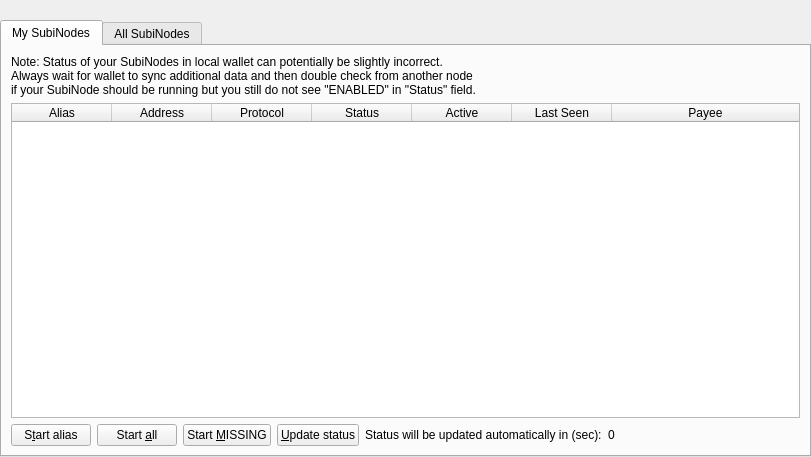
<?xml version="1.0" encoding="UTF-8"?>
<ui version="4.0">
 <class>SubiNode</class>
 <widget class="QWidget" name="SubiNode">
  <property name="geometry">
   <rect>
    <x>0</x>
    <y>0</y>
    <width>811</width>
    <height>457</height>
   </rect>
  </property>
  <property name="windowTitle">
   <string>Form</string>
  </property>
  <layout class="QVBoxLayout" name="topLayout">
   <property name="leftMargin">
    <number>0</number>
   </property>
   <property name="topMargin">
    <number>0</number>
   </property>
   <property name="rightMargin">
    <number>0</number>
   </property>
   <property name="bottomMargin">
    <number>0</number>
   </property>
   <item>
    <layout class="QVBoxLayout" name="verticalLayout">
     <property name="bottomMargin">
      <number>0</number>
     </property>
     <item>
      <spacer name="horizontalSpacer0">
       <property name="orientation">
        <enum>Qt::Horizontal</enum>
       </property>
       <property name="sizeHint" stdset="0">
        <size>
         <width>40</width>
         <height>20</height>
        </size>
       </property>
      </spacer>
     </item>
     <item>
      <widget class="QTabWidget" name="tabWidget">
       <property name="currentIndex">
        <number>0</number>
       </property>
       <widget class="QWidget" name="tabMySubinodes">
        <attribute name="title">
         <string>My SubiNodes</string>
        </attribute>
        <layout class="QGridLayout" name="gridLayout_2">
         <item row="0" column="0">
          <layout class="QVBoxLayout" name="verticalLayout_2">
           <property name="bottomMargin">
            <number>0</number>
           </property>
           <item>
            <layout class="QHBoxLayout" name="horizontalLayout_note">
             <property name="bottomMargin">
              <number>0</number>
             </property>
             <item>
              <widget class="QLabel" name="updateNote">
               <property name="text">
                <string>Note: Status of your SubiNodes in local wallet can potentially be slightly incorrect.&lt;br /&gt;Always wait for wallet to sync additional data and then double check from another node&lt;br /&gt;if your SubiNode should be running but you still do not see &quot;ENABLED&quot; in &quot;Status&quot; field.</string>
               </property>
              </widget>
             </item>
            </layout>
           </item>
           <item>
            <widget class="QTableWidget" name="tableWidgetMySubinodes">
             <property name="minimumSize">
              <size>
               <width>695</width>
               <height>0</height>
              </size>
             </property>
             <property name="editTriggers">
              <set>QAbstractItemView::NoEditTriggers</set>
             </property>
             <property name="alternatingRowColors">
              <bool>true</bool>
             </property>
             <property name="selectionMode">
              <enum>QAbstractItemView::SingleSelection</enum>
             </property>
             <property name="selectionBehavior">
              <enum>QAbstractItemView::SelectRows</enum>
             </property>
             <property name="sortingEnabled">
              <bool>true</bool>
             </property>
             <attribute name="horizontalHeaderStretchLastSection">
              <bool>true</bool>
             </attribute>
             <column>
              <property name="text">
               <string>Alias</string>
              </property>
             </column>
             <column>
              <property name="text">
               <string>Address</string>
              </property>
             </column>
             <column>
              <property name="text">
               <string>Protocol</string>
              </property>
             </column>
             <column>
              <property name="text">
               <string>Status</string>
              </property>
             </column>
             <column>
              <property name="text">
               <string>Active</string>
              </property>
             </column>
             <column>
              <property name="text">
               <string>Last Seen</string>
              </property>
             </column>
             <column>
              <property name="text">
               <string>Payee</string>
              </property>
             </column>
            </widget>
           </item>
           <item>
            <layout class="QHBoxLayout" name="horizontalLayout_5">
             <property name="bottomMargin">
              <number>0</number>
             </property>
             <item>
              <widget class="QPushButton" name="startButton">
               <property name="text">
                <string>S&amp;tart alias</string>
               </property>
              </widget>
             </item>
             <item>
              <widget class="QPushButton" name="startAllButton">
               <property name="text">
                <string>Start &amp;all</string>
               </property>
              </widget>
             </item>
             <item>
              <widget class="QPushButton" name="startMissingButton">
               <property name="text">
                <string>Start &amp;MISSING</string>
               </property>
              </widget>
             </item>
             <item>
              <widget class="QPushButton" name="UpdateButton">
               <property name="text">
                <string>&amp;Update status</string>
               </property>
              </widget>
             </item>
             <item>
              <widget class="QLabel" name="autoupdate_label">
               <property name="text">
                <string>Status will be updated automatically in (sec):</string>
               </property>
              </widget>
             </item>
             <item>
              <widget class="QLabel" name="secondsLabel">
               <property name="text">
                <string>0</string>
               </property>
              </widget>
             </item>
             <item>
              <spacer name="horizontalSpacer_5">
               <property name="orientation">
                <enum>Qt::Horizontal</enum>
               </property>
               <property name="sizeHint" stdset="0">
                <size>
                 <width>40</width>
                 <height>20</height>
                </size>
               </property>
              </spacer>
             </item>
            </layout>
           </item>
          </layout>
         </item>
        </layout>
       </widget>
       <widget class="QWidget" name="tabAllSubinodes">
        <attribute name="title">
         <string>All SubiNodes</string>
        </attribute>
        <layout class="QGridLayout" name="gridLayout">
         <item row="1" column="0">
          <widget class="QTableWidget" name="tableWidgetSubinodes">
           <property name="editTriggers">
            <set>QAbstractItemView::NoEditTriggers</set>
           </property>
           <property name="alternatingRowColors">
            <bool>true</bool>
           </property>
           <property name="selectionBehavior">
            <enum>QAbstractItemView::SelectRows</enum>
           </property>
           <property name="sortingEnabled">
            <bool>true</bool>
           </property>
           <attribute name="horizontalHeaderStretchLastSection">
            <bool>true</bool>
           </attribute>
           <column>
            <property name="text">
             <string>Address</string>
            </property>
           </column>
           <column>
            <property name="text">
             <string>Protocol</string>
            </property>
           </column>
           <column>
            <property name="text">
             <string>Status</string>
            </property>
           </column>
           <column>
            <property name="text">
             <string>Active</string>
            </property>
           </column>
           <column>
            <property name="text">
             <string>Last Seen</string>
            </property>
           </column>
           <column>
            <property name="text">
             <string>Payee</string>
            </property>
           </column>
          </widget>
         </item>
         <item row="0" column="0">
          <layout class="QHBoxLayout" name="horizontalLayout_3">
           <property name="bottomMargin">
            <number>0</number>
           </property>
           <item>
            <widget class="QLabel" name="label_filter">
             <property name="text">
              <string>Filter List:</string>
             </property>
            </widget>
           </item>
           <item>
            <widget class="QLineEdit" name="filterLineEdit">
             <property name="toolTip">
              <string>Filter subinode list</string>
             </property>
            </widget>
           </item>
           <item>
            <spacer name="horizontalSpacer_3">
             <property name="orientation">
              <enum>Qt::Horizontal</enum>
             </property>
             <property name="sizeHint" stdset="0">
              <size>
               <width>10</width>
               <height>20</height>
              </size>
             </property>
            </spacer>
           </item>
           <item>
            <widget class="QLabel" name="label_count">
             <property name="text">
              <string>Node Count:</string>
             </property>
            </widget>
           </item>
           <item>
            <widget class="QLabel" name="countLabel">
             <property name="text">
              <string>0</string>
             </property>
            </widget>
           </item>
          </layout>
         </item>
        </layout>
       </widget>
      </widget>
     </item>
    </layout>
   </item>
  </layout>
 </widget>
 <resources/>
 <connections/>
</ui>
